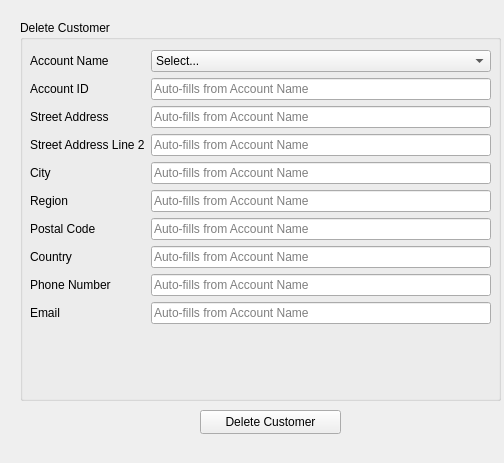
<?xml version="1.0" encoding="UTF-8"?>
<ui version="4.0">
 <class>removeCustomerWidget</class>
 <widget class="QWidget" name="removeCustomerWidget">
  <property name="geometry">
   <rect>
    <x>0</x>
    <y>0</y>
    <width>504</width>
    <height>463</height>
   </rect>
  </property>
  <property name="windowTitle">
   <string>Remove Customer</string>
  </property>
  <widget class="QPushButton" name="deleteCustomerButton">
   <property name="geometry">
    <rect>
     <x>200</x>
     <y>410</y>
     <width>141</width>
     <height>24</height>
    </rect>
   </property>
   <property name="text">
    <string>Delete Customer</string>
   </property>
  </widget>
  <widget class="QGroupBox" name="groupBox">
   <property name="geometry">
    <rect>
     <x>20</x>
     <y>20</y>
     <width>481</width>
     <height>381</height>
    </rect>
   </property>
   <property name="title">
    <string>Delete Customer</string>
   </property>
   <widget class="QWidget" name="formLayoutWidget">
    <property name="geometry">
     <rect>
      <x>10</x>
      <y>30</y>
      <width>461</width>
      <height>331</height>
     </rect>
    </property>
    <layout class="QFormLayout" name="accountInformationLayout">
     <item row="0" column="0">
      <widget class="QLabel" name="label">
       <property name="text">
        <string>Account Name</string>
       </property>
      </widget>
     </item>
     <item row="0" column="1">
      <widget class="QComboBox" name="comboBox_2">
       <item>
        <property name="text">
         <string>Select...</string>
        </property>
       </item>
       <item>
        <property name="text">
         <string>BC Tree Fruit Inc.</string>
        </property>
       </item>
       <item>
        <property name="text">
         <string>SunRype Inc.</string>
        </property>
       </item>
       <item>
        <property name="text">
         <string>Tantalus Winery Inc.</string>
        </property>
       </item>
      </widget>
     </item>
     <item row="1" column="0">
      <widget class="QLabel" name="label_3">
       <property name="text">
        <string>Account ID</string>
       </property>
      </widget>
     </item>
     <item row="1" column="1">
      <widget class="QLineEdit" name="removeCustomerId">
       <property name="placeholderText">
        <string>Auto-fills from Account Name</string>
       </property>
      </widget>
     </item>
     <item row="2" column="0">
      <widget class="QLabel" name="label_2">
       <property name="text">
        <string>Street Address</string>
       </property>
      </widget>
     </item>
     <item row="2" column="1">
      <widget class="QLineEdit" name="removeCustomerStreetAddressLine1">
       <property name="toolTip">
        <string>Street Address</string>
       </property>
       <property name="placeholderText">
        <string>Auto-fills from Account Name</string>
       </property>
      </widget>
     </item>
     <item row="3" column="0">
      <widget class="QLabel" name="label_4">
       <property name="text">
        <string>Street Address Line 2</string>
       </property>
      </widget>
     </item>
     <item row="3" column="1">
      <widget class="QLineEdit" name="removeCustomerStreetAddressLine2">
       <property name="placeholderText">
        <string>Auto-fills from Account Name</string>
       </property>
      </widget>
     </item>
     <item row="4" column="0">
      <widget class="QLabel" name="label_5">
       <property name="text">
        <string>City</string>
       </property>
      </widget>
     </item>
     <item row="4" column="1">
      <widget class="QLineEdit" name="removeCustomerCity">
       <property name="focusPolicy">
        <enum>Qt::ClickFocus</enum>
       </property>
       <property name="placeholderText">
        <string>Auto-fills from Account Name</string>
       </property>
      </widget>
     </item>
     <item row="5" column="0">
      <widget class="QLabel" name="label_8">
       <property name="text">
        <string>Region</string>
       </property>
      </widget>
     </item>
     <item row="5" column="1">
      <widget class="QLineEdit" name="removeCustomerRegion">
       <property name="placeholderText">
        <string>Auto-fills from Account Name</string>
       </property>
      </widget>
     </item>
     <item row="6" column="0">
      <widget class="QLabel" name="label_7">
       <property name="text">
        <string>Postal Code</string>
       </property>
      </widget>
     </item>
     <item row="6" column="1">
      <widget class="QLineEdit" name="removeCustomerPostalCode">
       <property name="placeholderText">
        <string>Auto-fills from Account Name</string>
       </property>
      </widget>
     </item>
     <item row="7" column="0">
      <widget class="QLabel" name="label_10">
       <property name="text">
        <string>Country</string>
       </property>
      </widget>
     </item>
     <item row="7" column="1">
      <widget class="QLineEdit" name="removeCustomerCountry">
       <property name="placeholderText">
        <string>Auto-fills from Account Name</string>
       </property>
      </widget>
     </item>
     <item row="8" column="0">
      <widget class="QLabel" name="label_6">
       <property name="text">
        <string>Phone Number</string>
       </property>
      </widget>
     </item>
     <item row="8" column="1">
      <widget class="QLineEdit" name="removeCustomerPhoneNumber">
       <property name="placeholderText">
        <string>Auto-fills from Account Name</string>
       </property>
      </widget>
     </item>
     <item row="9" column="0">
      <widget class="QLabel" name="label_9">
       <property name="text">
        <string>Email</string>
       </property>
      </widget>
     </item>
     <item row="9" column="1">
      <widget class="QLineEdit" name="removeCustomerEmail">
       <property name="placeholderText">
        <string>Auto-fills from Account Name</string>
       </property>
      </widget>
     </item>
    </layout>
   </widget>
  </widget>
 </widget>
 <resources/>
 <connections/>
</ui>
